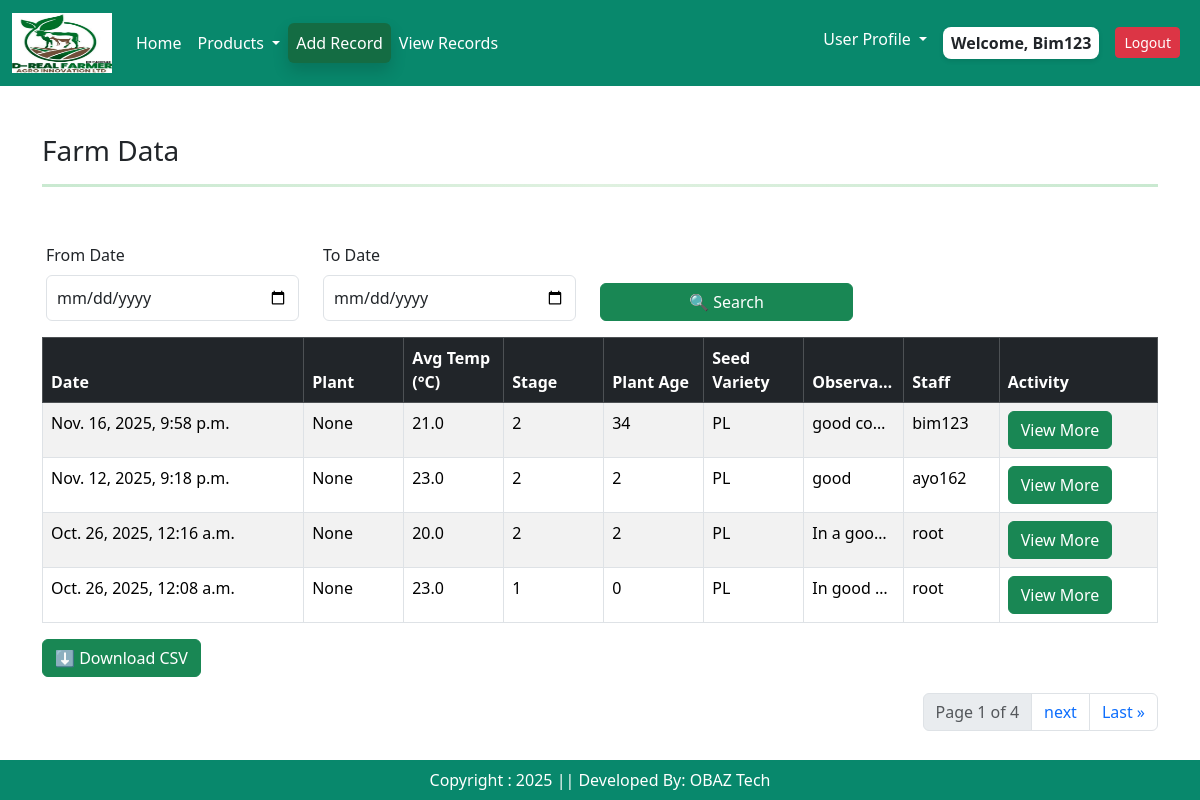
Screenshot of /viewrecords/ (signed in) with the database file from the repository.
### app/models.py (models this page shows, shortened)
class Farminputs(models.Model):
    user = models.ForeignKey(User, on_delete=models.CASCADE)
    plant_choice =  models.CharField(choices = plant_choices  , max_length = 12, null=True, blank=True)
    plant_stage =  models.CharField(choices = stage_choices , max_length = 2, null=True, blank=True)
    plant_number = models.IntegerField(default= 0,null=True, blank=True)
    plant_age =  models.IntegerField(default= 0,null=True, blank=True)
    cocopeat_name= models.CharField(choices = cocopeat_choices , max_length = 2, null=True, blank=True)
    cocopeat_weight = models.FloatField(default= 0, null=True, blank=True)
    avg_temp = models.FloatField(default= 0, null=True, blank=True)
    avg_water = models.FloatField(default= 0, null=True, blank=True)
    seed_variety = models.CharField(choices = seed_choices, max_length = 12)
    daily_observation = models.TextField( default = '')
    image = models.ImageField(default = 'avatar.jpg',  upload_to = 'Observation_Images')
    created_at = models.DateTimeField(auto_now_add=True)
    class Meta:
        verbose_name = "Farminput"
        verbose_name_plural = "Farminput"  # Prevents Django from adding "s"

### app/views.py (the view)
# urls.py: path('viewrecords/', views.records, name = "viewrecords"),
@login_required(login_url = 'user_login')
def records(request):
    recordz = Farminputs.objects.all().order_by('-created_at')
    from_date = request.GET.get('from')
    to_date = request.GET.get('to')
    if from_date:
        recordz  = recordz .filter(created_at__date__gte=parse_date(from_date))
    if to_date:
        recordz  = recordz .filter(created_at__date__lte=parse_date(to_date))
    paginator = Paginator(recordz, 4)
    page_number = request.GET.get('page')
    venues = paginator.get_page(page_number)
    context = {
        'venues': venues,
        'from_date': from_date,
        'to_date': to_date
    }
    return render(request,"records.html", context)

### app/templates/records.html (shortened to what this page needs)
{% extends 'base.html' %}
{% load static %}
{% block main-content %}
<body>
<div class="container mt-5">
<div class="container">
<h3 class="mb-3">Farm Data</h3>
 <hr class="gradient-double">
<div class = "row">
  <div class="row mt-4 p-3">
    <div class="col-md-3">
      <label for="fromDate" class="form-label">From Date</label>
      <input type="date" id="fromDate" class="form-control">
    </div>
    <div class="col-md-3">
      <label for="toDate" class="form-label">To Date</label>
      <input type="date" id="toDate" class="form-control">
    </div>
    <div class="col-md-3 d-flex align-items-end">
      <button class="btn btn-success w-100" onclick="filterByDate()">🔍 Search</button>
    </div>
  </div>
  <div class="table-responsive">
    <table class="table table-bordered table-striped table-hover" id="farmTable">
      <thead class="table-dark">
        <tr>
          <th>Date</th>
           <th>Plant</th>
          <th>Avg Temp (°C)</th>
          <th>Stage</th>
          <th>Plant Age</th>
          <th>Seed Variety</th>
          <th  class="fixed-col">Observations </th>
           <th>Staff</th>
            <th>Activity</th>
        </tr>
      </thead>
      <tbody>
      {% for item in venues %}
        <tr>
           <td >{{ item.created_at }}</td>
          <td class="fixed-col">{{ item.plant_choice}}</td>
          <td class="fixed-col">{{ item.avg_temp}}</td>
          <td class="fixed-col">{{item.plant_stage}}</td>
          <td class="fixed-col">{{item.plant_age}}</td>
          <td class="fixed-col">{{ item.seed_variety}}</td>
          <td class="fixed-col">{{item.daily_observation }}</td>
            <td>{{ item.user}}</td>
          <td>
          <a type="button" class="btn btn-success" href = "{% url 'farmrecordsedit' item.id %}">View More</a>
          </td>
        </tr>
  {% endfor %}
      </tbody>
    </table>
  </div>
  <div class="mb-3">
    <button class="btn btn-success" onclick="downloadTable()">⬇ Download CSV</button>
  </div>
 </div>
<nav aria-label="Page navigation example">
  <ul class="pagination justify-content-end">
   <li class="page-item disabled"><a href = "#" class="page-link">Page {{ venues.number }} of {{ venues.paginator.num_pages}}</a></li>
   {% if venues.has_next %}
   <li class="page-item"><a class="page-link" href = "?page={{ venues.next_page_number }}">next</a></li>
   <li class="page-item"> <a class="page-link" href = "?page={{ venues.paginator.num_pages}}">Last &raquo</a></li>
   {% endif  %}
     </ul>
</nav>
  </div>
  </div>
</div>
<br/><br/>
{% endblock main-content %}

### app/templates/base.html (shortened to what this page needs)
<!DOCTYPE html>
{% load static %}
<html lang="en">
<head>
    <link href = "https://cdn.jsdelivr.net/npm/bootstrap@5.3.3/dist/css/bootstrap.min.css" rel = "stylesheet"
    />
    <link href="https://cdn.jsdelivr.net/npm/bootstrap-icons/font/bootstrap-icons.css" rel="stylesheet"/>
    <link rel = "stylesheet" href = "{% static '/css/owl.carousel.min.css' %}" />
    <link rel = "stylesheet" href = "{% static '/css/all.min.css' %}" />
     <link rel = "stylesheet" href = "{% static '/css/style.css' %}" />
</head>
<body>
<div class = "row">
  <div class = "col-sm-12">
<nav class="navbar navbar-expand-lg" >
  <div class="container-fluid">
   <a class="navbar-brand" href="{% url 'home' %}"><img src = "{% static "/images/site_logo.png" %}" width = "100" height = "60"/></a>
{% if user.is_authenticated %}
    <div class="collapse navbar-collapse" id="navbarNavDropdown">
      <ul class="navbar-nav me-auto mb-2 mb-lg-0">
        <li class="nav-item">
          <a class="nav-link active" aria-current="page" href="#">Home</a>
        </li>
        <li class="nav-item dropdown">
          <a class="nav-link dropdown-toggle" href="#" role="button" data-bs-toggle="dropdown" aria-expanded="false">
            Products
          </a>
        </li>
           <li class="nav-item">
          <a class="nav-link active btn btn-success shadow" aria-current="page" href="{% url 'register' %}">Add Record</a>
        </li>
   <li class="nav-item">
          <a class="nav-link active" aria-current="page" href="{% url 'viewrecords' %}">View Records</a>
        </li>
      </ul>
      <ul class="navbar-nav ml-auto">
          {% if user.is_authenticated and user.is_staff and user.is_superuser %}
        <li class="nav-item dropdown">
          <a class="nav-link dropdown-toggle  text-dark" href="#" role="button" data-bs-toggle="dropdown" aria-expanded="false">
            Admin Profile
          </a>
          <ul class="dropdown-menu dropdown-menu-end shadow-sm rounded-3">
            <li><a class="dropdown-item" href="{% url 'staff_list' %}">Staff List</a></li>
             <li><a class="dropdown-item" href="{% url 'user_profile' %}">View Profile</a></li>
            <li><a class="dropdown-item" href="#">Spraying_Chart </a></li>
            {% comment %} <li><a class="dropdown-item" href="#">View Suggestions  </a></li> {% endcomment %}
            <li><a class="dropdown-item" href="{% url 'updatefarmrecordlist' %}">Update Farm Records </a></li>
          </ul>
        </li>
        {% else %}
        <li class="nav-item dropdown">
          <a class="nav-link dropdown-toggle  text-dark" href="#" role="button" data-bs-toggle="dropdown" aria-expanded="false">
            User Profile
          </a>
        </li>
        {% endif %}
         <li class="nav-item p-2">
       {% if request.user.is_authenticated %} <span class = "welcome-user text-dark text-capitalize px-2 py-1">  welcome, {{request.user}} {% endif %}</span>
        </li>
        <li class="nav-item p-2">
           <a href="{% url 'user_logout' %}" class="btn btn-danger btn-sm">Logout</a>
        </li>
</ul>
   {% endif %}
    </div>
  </div>
</nav>
</div>
{% block main-content %}{% endblock main-content %}
<footer class = "container-fluid fixed-bottom text-white text-center p-2 mt-5">
Copyright : 2025 || Developed By: OBAZ Tech
</footer>
</body>
</html>

### app/static/css/style.css (style rules this page uses)
.navbar { background-color: rgb(8, 136, 108) !important; }
.nav-link { color: white !important; }
footer { background-color: rgb(8, 136, 108) !important; }
.form-control { padding: 10px !important; }
.fixed-col { width: 100px; max-width: 100px; white-space: nowrap; overflow: hidden; text-overflow: ellipsis; }
.gradient-double { border: none; height: 4px; background: linear-gradient(to bottom, #333 33%, transparent 33%, transparent 66%, #333 66%); }
.welcome-user { background-color: #fff; border-radius: 8px; font-weight: 600; box-shadow: 0 2px 5px rgba(0, 0, 0, 0.1); display: inline-block; }
.gradient-double { height: 3px; background: linear-gradient(to right, #28a745, #81c784, #28a745); border: none; margin: 1rem 0; }

### rows the page displays
Farminputs: created_at "Nov. 16, 2025, 9:58 p.m.", plant_choice "None", avg_temp "21.0", plant_stage "2", plant_age "34", seed_variety "PL", daily_observation "good con…", user "bim123"
Farminputs: created_at "Nov. 12, 2025, 9:18 p.m.", plant_choice "None", avg_temp "23.0", plant_stage "2", plant_age "2", seed_variety "PL", daily_observation "good", user "ayo162"
Farminputs: created_at "Oct. 26, 2025, 12:16 a.m.", plant_choice "None", avg_temp "20.0", plant_stage "2", plant_age "2", seed_variety "PL", daily_observation "In a goo…", user "root"
Farminputs: created_at "Oct. 26, 2025, 12:08 a.m.", plant_choice "None", avg_temp "23.0", plant_stage "1", plant_age "0", seed_variety "PL", daily_observation "In good c…", user "root"

### other values shown
{{ request.user }} "Bim123"
{{ venues.number }} "1"
{{ venues.paginator.num_pages }} "4"
